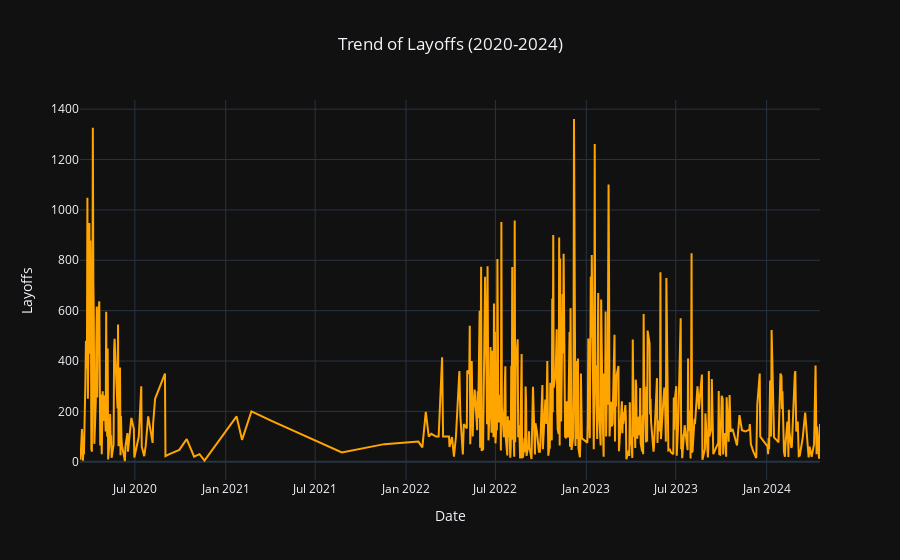

Here is the notebook cell this chart was saved with:
### Markdown cell above
# Layoffs over time

### Code cell
import pandas as pd
import plotly.express as px

clean_df['Date'] = pd.to_datetime(clean_df['Date'])

# Group by date and sum the layoffs
date_layoffs = (
    clean_df
    .groupby('Date')['Layoffs']
    .sum()
    .reset_index()
)

# Filter data for the desired date range
filtered_date_layoffs = date_layoffs[date_layoffs['Date'].dt.year.between(2020, 2024)]

# Time series plot for layoffs over time
fig_date = px.line(
    filtered_date_layoffs,
    x='Date',
    y='Layoffs',
    title='Trend of Layoffs (2020-2024)',
    template='plotly_dark'
)

fig_date.update_layout(title_x=0.5)
fig_date.update_traces(line_color='orange')

fig_date.show()

### Figure 1 — Plotly figure (JSON) as saved in the notebook; plotly's stock layout.template omitted (floating-point values rounded to 4 significant figures; data arrays with more than 128 entries replaced by an {"elided": "..."} marker saying what was removed)
{"data": [{"hovertemplate": "Date=%{x}<br>Layoffs=%{y}<extra></extra>", "legendgroup": "", "line": {"color": "orange", "dash": "solid"}, "marker": {"symbol": "circle"}, "mode": "lines", "name": "", "orientation": "v", "showlegend": false, "type": "scatter", "x": {"elided": "488 str values"}, "xaxis": "x", "y": {"elided": "488 int values"}, "yaxis": "y"}], "layout": {"legend": {"tracegroupgap": 0}, "title": {"text": "Trend of Layoffs (2020-2024)", "x": 0.5}, "xaxis": {"anchor": "y", "domain": [0, 1], "title": {"text": "Date"}}, "yaxis": {"anchor": "x", "domain": [0, 1], "title": {"text": "Layoffs"}}}}
